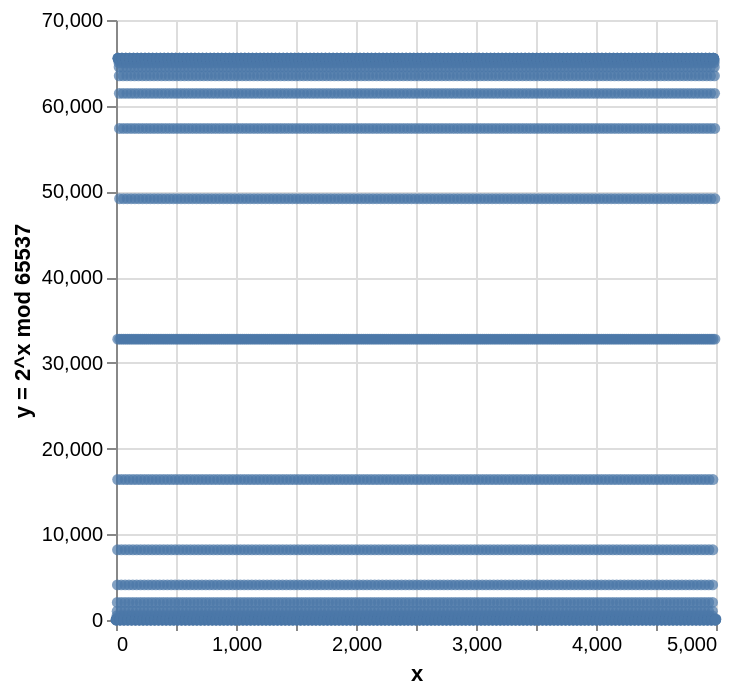

This figure's notebook cell:
### Code cell
alt.Chart(df2).mark_circle().encode(
    x = "x",
    y = myleg,
    tooltip = ["x", myleg]
)

### Figure 1 — Vega-Lite specification as saved in the notebook (floating-point values rounded to 4 significant figures; data arrays with more than 128 entries replaced by an {"elided": "..."} marker saying what was removed)
{"config": {"view": {"continuousWidth": 300, "continuousHeight": 300}}, "data": {"name": "data-7e9a11919e97edc361067b7a943e7c8b"}, "mark": {"type": "circle"}, "encoding": {"tooltip": [{"field": "x", "type": "quantitative"}, {"field": "y = 2^x mod 65537", "type": "quantitative"}], "x": {"field": "x", "type": "quantitative"}, "y": {"field": "y = 2^x mod 65537", "type": "quantitative"}}, "$schema": "https://vega.github.io/schema/vega-lite/v5.8.0.json", "datasets": {"data-7e9a11919e97edc361067b7a943e7c8b": {"elided": "5000 records"}}}
